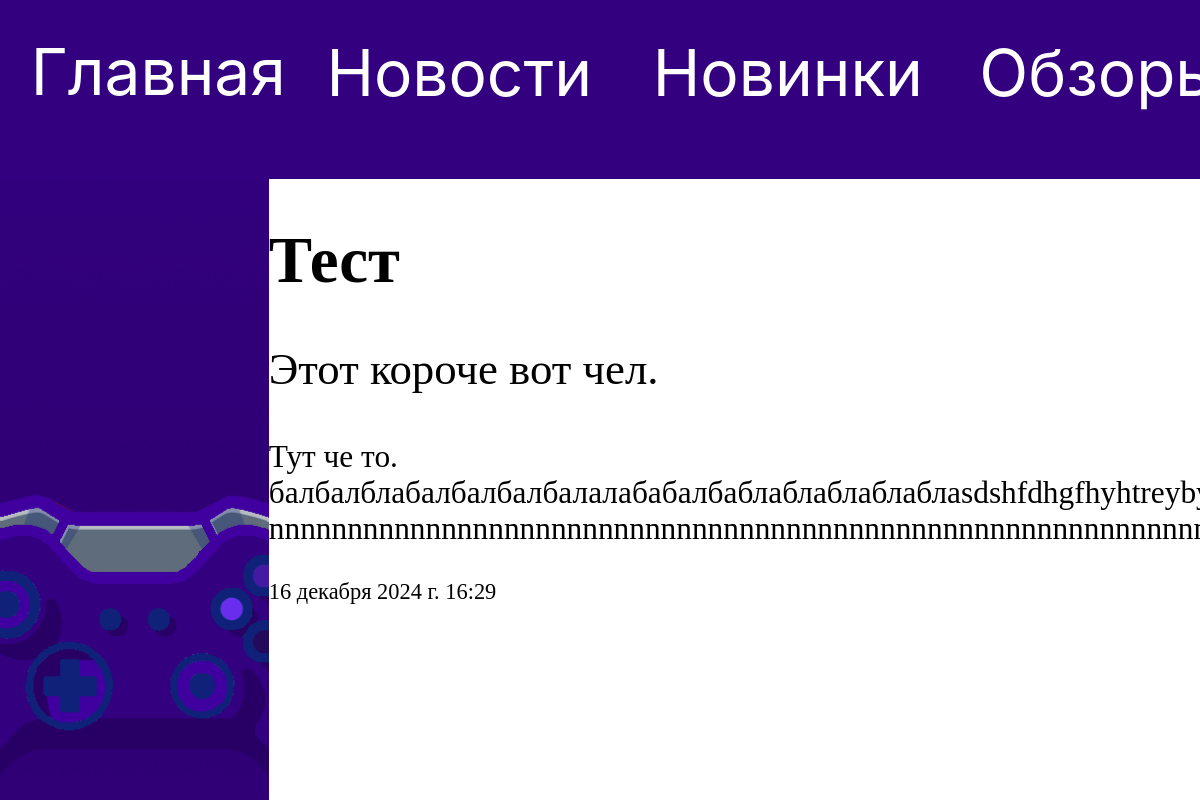
The page /News/ on the database as committed earlier.
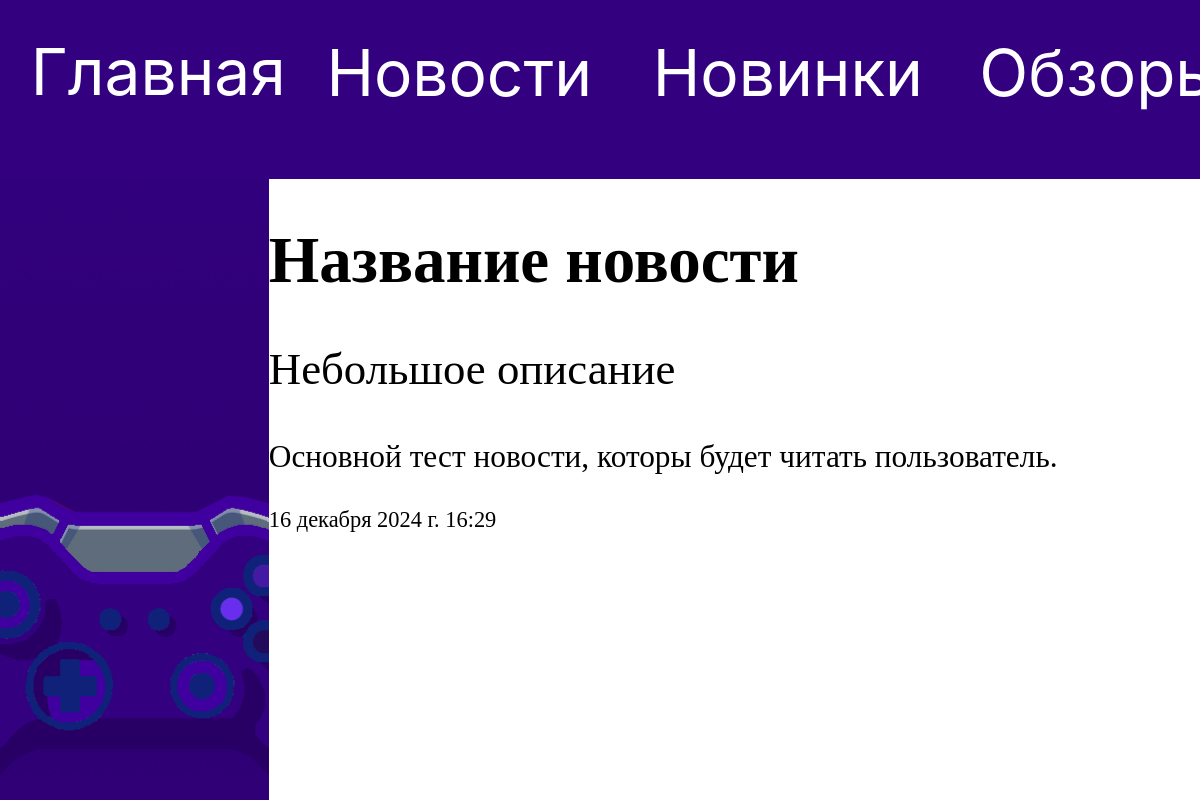
The same page on the database as committed later.
### main1/models.py (models this page shows, shortened)
class New(models.Model):
    title = models.CharField("Название", max_length=40)
    anons = models.CharField("Анонс", max_length=250)
    foto = models.ImageField("Картинка", null= True, upload_to="static/main1/imags")
    full_text  = models.TextField("Основной текст")
    date = models.DateTimeField("Дата публикайии")
    class Meta:
        verbose_name="Новость"
        verbose_name_plural="Новости"

### main1/views.py (the view)
# urls.py: path('News/', views.News ),
def News(request):
    news = New.objects.order_by("-date")[:1]
    return render(request, 'main1/News.html',{"news":news})

### main1/templates/main1/News.html (shortened to what this page needs)
{% load static %}
<!DOCTYPE html>
<html lang="ru">
  <head>
    <link rel="stylesheet" href="{% static 'main1/cssfiles/textline.css' %}">
    <link rel="stylesheet" href="{% static 'main1/cssfiles/fornew.css' %}">
  </head>
  <body>
    <div
      style="
        width: 100%;
        height: 100%;
        position: relative;
        background: rgba(74.37, 74.07, 74.07, 0.94);
      "
    >
      <div
        style="
          width: 1920px;
          height: 183px;
          left: 0px;
          top: 0px;
          position: fixed;
        "
      >
      <div
        style="
          width: 1920px;
          height: 183px;
          left: 0px;
          top: 0px;
          position: absolute;
        "
      >
        <div
          style="
            width: 1920px;
            height: 181px;
            left: 0px;
            top: 0px;
            position: absolute;
            background: #330080;
          "
        ></div>
        <div
          style="
            width: 100%;
            height: 100%;
            left: 1.6%;
            top: 1%;
            position: absolute;
            color: #020202;
            font-size: 64px;
            font-family: Inter;
            font-weight: 400;
            line-height: 140.8px;
            word-wrap: break-word;
          "
        >
          <a style="width: 100%; height: 100%; color:white;" href="/">Главная</a>
        </div>
        <div
          style="
            width: 100%;
            height: 100%;
            left: 17%;
            top: 1.6%;
            position: absolute;
            color: white;
            font-size: 64px;
            font-family: Inter;
            font-weight: 400;
            line-height: 140.8px;
            word-wrap: break-word;
          "
        >
          <a style="width: 100%;height: 100%;color:white;" href="/News/">Новости</a>
        </div>
        <div
          style="
            width: 100%;
            height: 100%;
            left: 34%;
            top: 1.6%;
            position: absolute;
            color: white;
            font-size: 64px;
            font-family: Inter;
            font-weight: 400;
            line-height: 140.8px;
            word-wrap: break-word;
          "
        >
          <a style="height: 100%;width: 100%;color:white;"  href="/News_Game/">Новинки</a>
        </div>
        <div
          style="
            width: 100%;
            height: 100%;
            left: 51%;
            top: 1.6%;
            position: absolute;
            color: white;
            font-size: 64px;
            font-family: Inter;
            font-weight: 400;
            line-height: 140.8px;
            word-wrap: break-word;
          "
        >
          <a  style="height: 100%;width: 100%;color:white;"  href="/Reviews/">Обзоры</a>
        </div>
        <form action="/Private_account">
          <button>
          </button>
        </form>
      </div>
      <div
        style="
          width: 72%;
          height: 465%;
          left: 14%;
          top: 98%;
          position: absolute;
          justify-content: center;
          align-items: center;
          display: inline-flex;
        "
      >
        <div style="width: 100%; height: 100%; background: white">
          {%for i in news %}
          <div class="osn">
            <h1 class="naz" >{{i.title}}</h1>
            <p class="anons" >{{i.anons}}</p>
            <p class="osn"   >{{i.full_text}}</p>
            <p class="date" >{{i.date}}</p>
          </div>
          {% endfor %}
        </div>
      </div>
      <img
        style="
          width: 14%;
          height: 465%;
          left: 0%;
          top: 98%;
          position: absolute;
        "
        src="{% static 'main1/imags/side.png' %}"
      />
    </div>
  </body>
</html>

Rows that differ between the two databases and show on the page:
changed New: title "Тест" → "Название новости"; anons "Этот короче вот чел." → "Небольшое описание"; full_text "Тут че то.…" → "Основной тест новости, которы будет читать пользователь."
